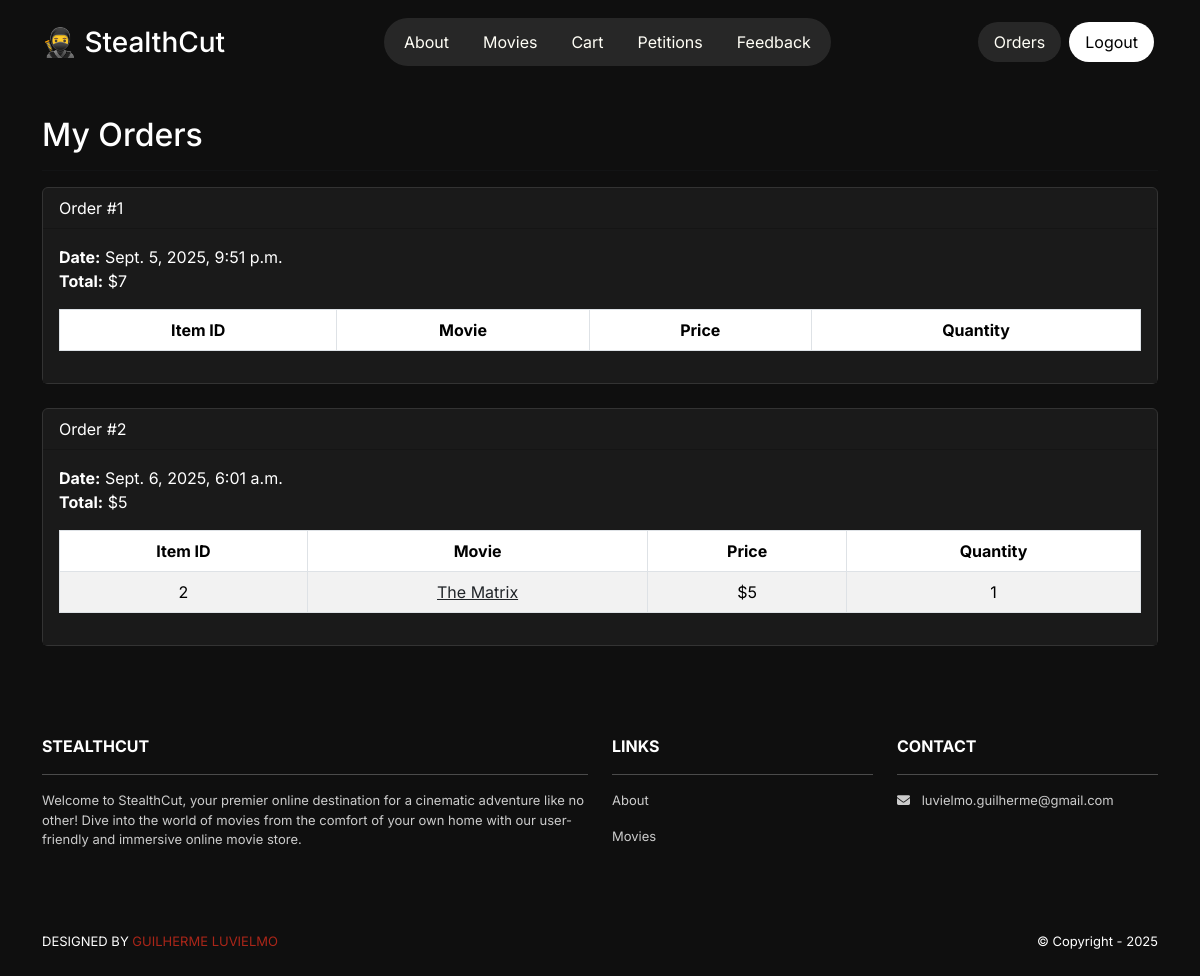
The page /accounts/orders/ (signed in) on the database as committed earlier.
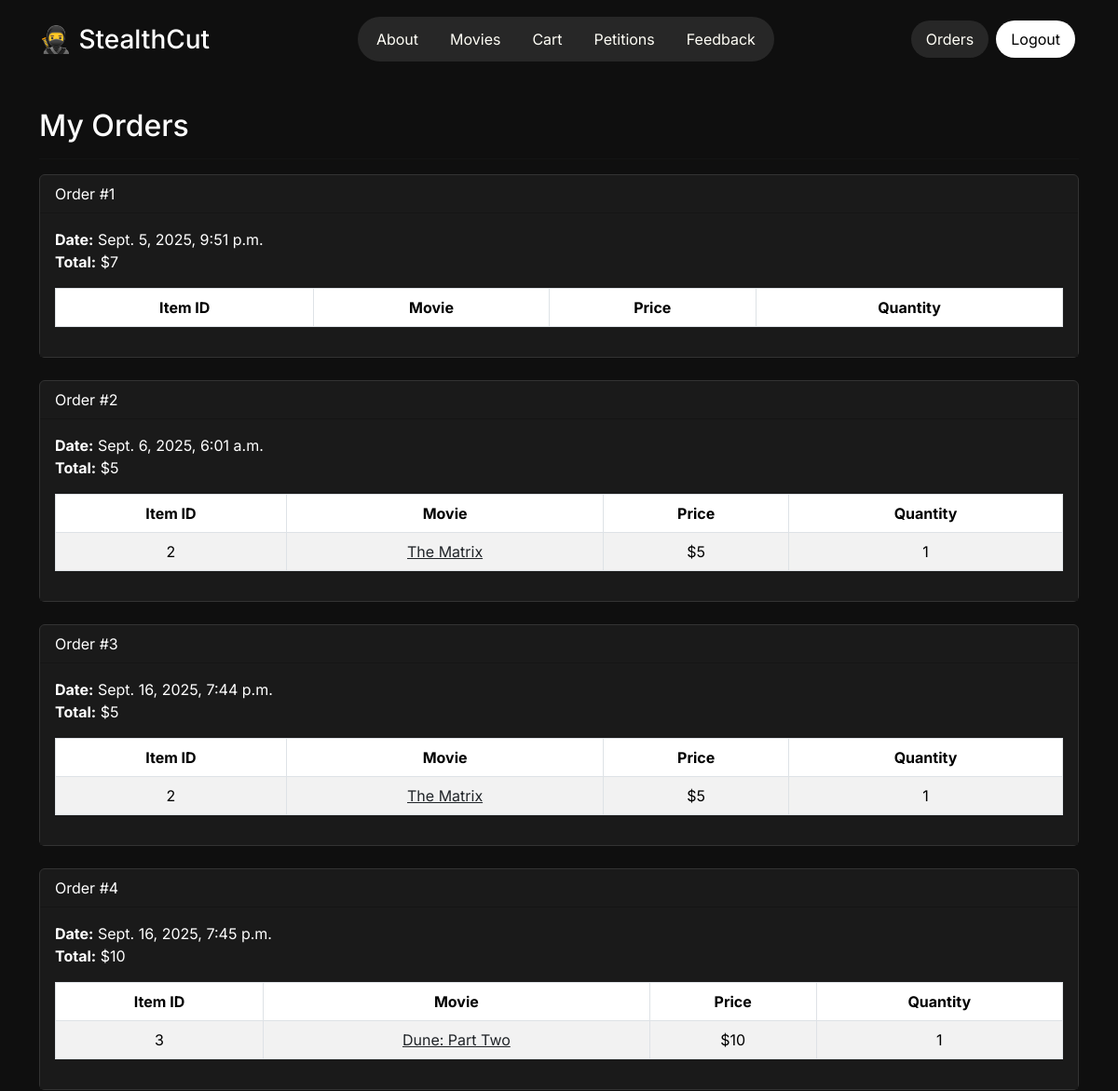
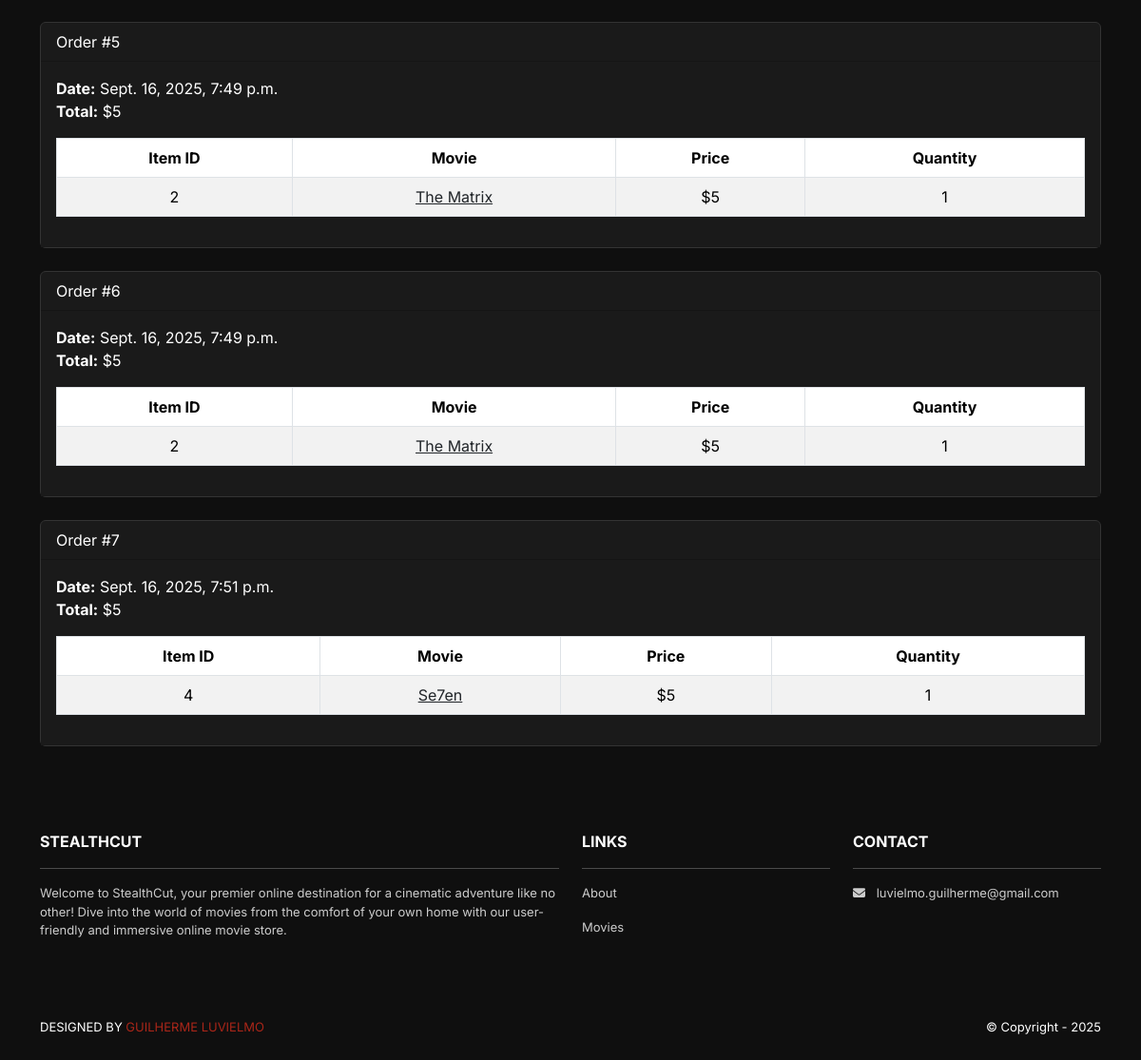
The same page on the database as committed later (2 pictures, top to bottom).
### cart/models.py (models this page shows, shortened)
class Order(models.Model):
    id = models.AutoField(primary_key=True)
    total = models.IntegerField()
    date = models.DateTimeField(auto_now_add=True)
    user = models.ForeignKey(User, on_delete=models.CASCADE)

class Item(models.Model):
    id = models.AutoField(primary_key=True)
    price = models.IntegerField()
    quantity = models.IntegerField()
    order = models.ForeignKey(Order,
        on_delete=models.CASCADE)
    movie = models.ForeignKey(Movie,
        on_delete=models.CASCADE)

### movies/models.py (models this page shows, shortened)
class Movie(models.Model):
    id = models.AutoField(primary_key=True)
    name = models.CharField(max_length=255)
    price = models.IntegerField()
    description = models.TextField()
    image = models.ImageField(upload_to='movie_images/')

### accounts/views.py (the view)
# urls.py: path('orders/', views.orders, name='accounts.orders'),
@login_required
def orders(request):
    template_data = {}
    template_data['title'] = 'Orders'
    template_data['orders'] = request.user.order_set.all()
    return render(request, 'accounts/orders.html',
        {'template_data': template_data})

### accounts/templates/accounts/orders.html
{% extends 'base.html' %}
{% block content %}
<div class="p-3">
  <div class="container">
    <div class="row mt-3">
      <div class="col mx-auto mb-3">
        <h2>My Orders</h2>
        <hr />
        {% for order in template_data.orders %}
        <div class="card mb-4">
          <div class="card-header">
            Order #{{ order.id }}
          </div>
          <div class="card-body">
            <b>Date:</b> {{ order.date }}<br />
            <b>Total:</b> ${{ order.total }}<br />
            <table class="table table-bordered
              table-striped text-center mt-3">
              <thead>
                <tr>
                  <th scope="col">Item ID</th>
                  <th scope="col">Movie</th>
                  <th scope="col">Price</th>
                  <th scope="col">Quantity</th>
                </tr>
              </thead>
              <tbody>
                {% for item in order.item_set.all %}
                <tr>
                  <td>{{ item.movie.id }}</td>
                  <td>
                    <a class="link-dark"
                      href="{% url 'movies.show'
                      id=item.movie.id %}">
                      {{ item.movie.name }}
                    </a>
                  </td>
                  <td>${{ item.movie.price }}</td>
                  <td>{{ item.quantity }}</td>
                </tr>
                {% endfor %}
              </tbody>
            </table>
          </div>
        </div>
        {% endfor %}
      </div>
    </div>
  </div>
</div>
{% endblock content %}

Rows that differ between the two databases and show on the page:
added Order: id "3", date "Sept. 16, 2025, 7:44 p.m.", total "5"
added Item: movie.id "2", movie.name "The Matrix", movie.price "5", quantity "1", shown under "3"
added Order: id "4", date "Sept. 16, 2025, 7:45 p.m.", total "10"
added Item: movie.id "3", movie.name "Dune: Part Two", movie.price "10", quantity "1", shown under "4"
added Order: id "5", date "Sept. 16, 2025, 7:49 p.m.", total "5"
added Item: movie.id "2", movie.name "The Matrix", movie.price "5", quantity "1"
added Order: id "6", date "Sept. 16, 2025, 7:49 p.m.", total "5"
added Item: movie.id "2", movie.name "The Matrix", movie.price "5", quantity "1", shown under "6"
added Order: id "7", date "Sept. 16, 2025, 7:51 p.m.", total "5"
added Item: movie.id "4", movie.name "Se7en", movie.price "5", quantity "1", shown under "7"
